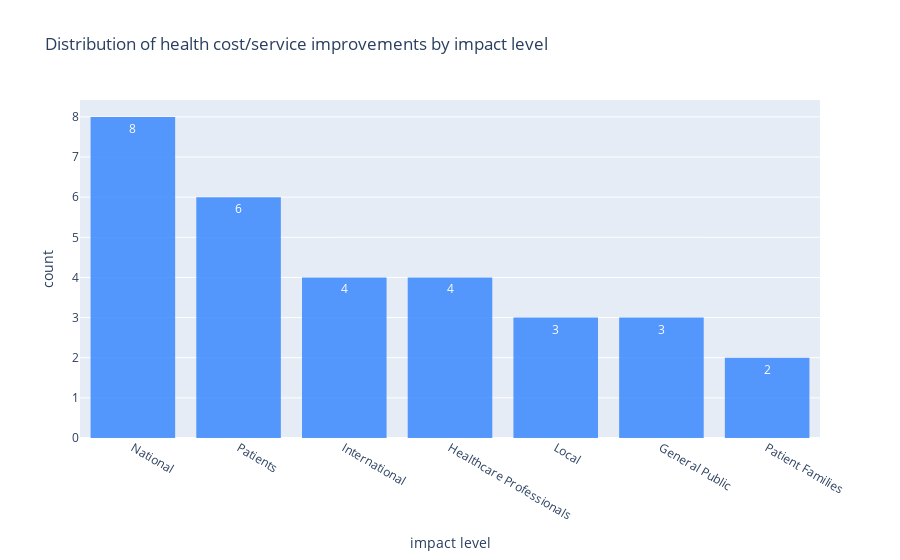

Notebook source saved alongside this figure:
### Code cell
# Plot distribution of economic impact

econ_data = econ.groupby(by='Project Title').max().reset_index(drop=True)
econ_data.columns = econ_data.columns.map(lambda x: re.sub(r' \(econ\)', '', x))
econ_data = econ_data.sum().sort_values(ascending=False)
econ_fig = px.histogram(x=econ_data.index, y=econ_data, text_auto=True, \
    title='Distribution of health cost/service improvements by impact level', 
    color_discrete_sequence=[blue], opacity=0.81)
econ_fig.update_yaxes(title='count')
econ_fig.update_xaxes(title='impact level')
econ_fig

### Figure 1 — Plotly figure (JSON) as saved in the notebook; plotly's stock layout.template omitted (floating-point values rounded to 4 significant figures)
{"data": [{"alignmentgroup": "True", "bingroup": "x", "histfunc": "sum", "hovertemplate": "x=%{x}<br>sum of y=%{y}<extra></extra>", "legendgroup": "", "marker": {"color": "#3283FE", "opacity": 0.81, "pattern": {"shape": ""}}, "name": "", "offsetgroup": "", "orientation": "v", "showlegend": false, "texttemplate": "%{value}", "type": "histogram", "x": ["National", "Patients", "International", "Healthcare Professionals", "Local", "General Public", "Patient Families"], "xaxis": "x", "y": [8, 6, 4, 4, 3, 3, 2], "yaxis": "y"}], "layout": {"barmode": "relative", "legend": {"tracegroupgap": 0}, "title": {"text": "Distribution of health cost/service improvements by impact level"}, "xaxis": {"anchor": "y", "domain": [0, 1], "title": {"text": "impact level"}}, "yaxis": {"anchor": "x", "domain": [0, 1], "title": {"text": "count"}}}}
